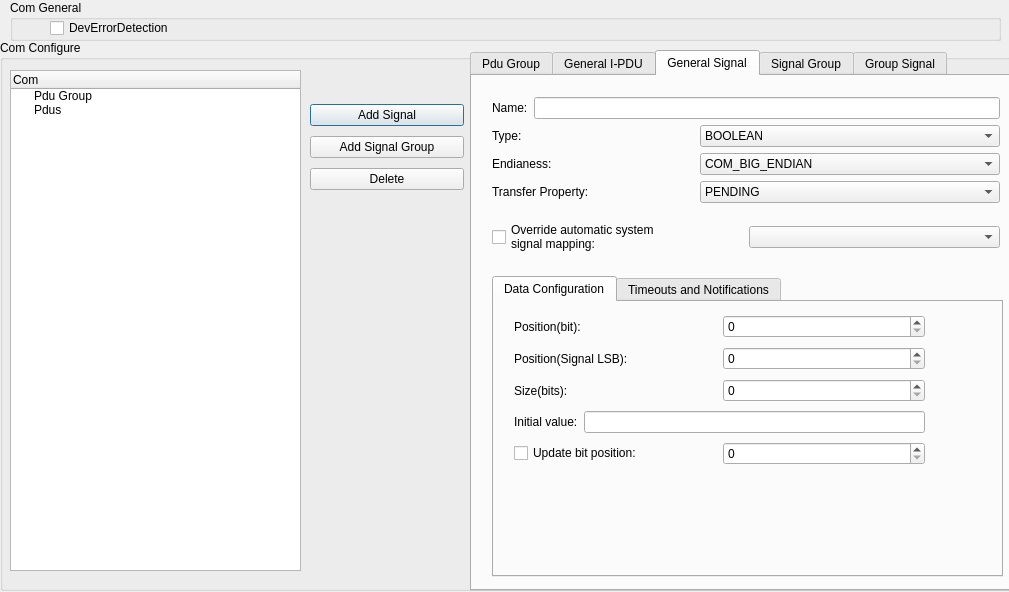
<?xml version="1.0" encoding="UTF-8"?>
<ui version="4.0">
 <class>cd_com</class>
 <widget class="QDialog" name="cd_com">
  <property name="geometry">
   <rect>
    <x>0</x>
    <y>0</y>
    <width>1009</width>
    <height>592</height>
   </rect>
  </property>
  <property name="windowTitle">
   <string>Com&lt;Communicatio Stack&gt;</string>
  </property>
  <property name="styleSheet">
   <string notr="true">font: 12pt &quot;Consolas&quot;;</string>
  </property>
  <widget class="QGroupBox" name="groupBox">
   <property name="geometry">
    <rect>
     <x>10</x>
     <y>0</y>
     <width>991</width>
     <height>41</height>
    </rect>
   </property>
   <property name="title">
    <string>Com General</string>
   </property>
   <widget class="QCheckBox" name="cbxDevErr">
    <property name="geometry">
     <rect>
      <x>40</x>
      <y>20</y>
      <width>125</width>
      <height>16</height>
     </rect>
    </property>
    <property name="text">
     <string>DevErrorDetection</string>
    </property>
   </widget>
  </widget>
  <widget class="QGroupBox" name="groupBox_2">
   <property name="geometry">
    <rect>
     <x>0</x>
     <y>40</y>
     <width>1011</width>
     <height>551</height>
    </rect>
   </property>
   <property name="maximumSize">
    <size>
     <width>16777214</width>
     <height>16777215</height>
    </size>
   </property>
   <property name="title">
    <string>Com Configure</string>
   </property>
   <widget class="QTreeWidget" name="trComCfg">
    <property name="geometry">
     <rect>
      <x>10</x>
      <y>30</y>
      <width>291</width>
      <height>501</height>
     </rect>
    </property>
    <column>
     <property name="text">
      <string>Com</string>
     </property>
    </column>
    <item>
     <property name="text">
      <string>Pdu Group</string>
     </property>
    </item>
    <item>
     <property name="text">
      <string>Pdus</string>
     </property>
    </item>
   </widget>
   <widget class="QTabWidget" name="tabCfg">
    <property name="geometry">
     <rect>
      <x>470</x>
      <y>10</y>
      <width>541</width>
      <height>541</height>
     </rect>
    </property>
    <property name="currentIndex">
     <number>2</number>
    </property>
    <widget class="QWidget" name="tab">
     <attribute name="title">
      <string>Pdu Group</string>
     </attribute>
     <widget class="QWidget" name="layoutWidget">
      <property name="geometry">
       <rect>
        <x>20</x>
        <y>20</y>
        <width>381</width>
        <height>27</height>
       </rect>
      </property>
      <layout class="QHBoxLayout" name="horizontalLayout">
       <item>
        <widget class="QLabel" name="label">
         <property name="text">
          <string>Name:</string>
         </property>
        </widget>
       </item>
       <item>
        <widget class="QLineEdit" name="lePduGrpName"/>
       </item>
      </layout>
     </widget>
    </widget>
    <widget class="QWidget" name="tab_2">
     <attribute name="title">
      <string>General I-PDU</string>
     </attribute>
     <widget class="QGroupBox" name="groupBox_3">
      <property name="geometry">
       <rect>
        <x>20</x>
        <y>180</y>
        <width>431</width>
        <height>51</height>
       </rect>
      </property>
      <property name="title">
       <string>Rx options</string>
      </property>
      <widget class="QWidget" name="layoutWidget_4">
       <property name="geometry">
        <rect>
         <x>20</x>
         <y>20</y>
         <width>391</width>
         <height>27</height>
        </rect>
       </property>
       <layout class="QHBoxLayout" name="horizontalLayout_6">
        <item>
         <widget class="QLabel" name="label_6">
          <property name="text">
           <string>Rx Signal Processing:</string>
          </property>
         </widget>
        </item>
        <item>
         <widget class="QComboBox" name="cmbxPduSignalProcessing">
          <item>
           <property name="text">
            <string>IMMEDIATE</string>
           </property>
          </item>
          <item>
           <property name="text">
            <string>DEFERRED</string>
           </property>
          </item>
         </widget>
        </item>
       </layout>
      </widget>
     </widget>
     <widget class="QGroupBox" name="groupBox_4">
      <property name="geometry">
       <rect>
        <x>20</x>
        <y>230</y>
        <width>431</width>
        <height>251</height>
       </rect>
      </property>
      <property name="title">
       <string>Tx options</string>
      </property>
      <widget class="QWidget" name="layoutWidget">
       <property name="geometry">
        <rect>
         <x>20</x>
         <y>20</y>
         <width>391</width>
         <height>221</height>
        </rect>
       </property>
       <layout class="QVBoxLayout" name="verticalLayout">
        <item>
         <layout class="QHBoxLayout" name="horizontalLayout_7">
          <item>
           <widget class="QLabel" name="label_7">
            <property name="text">
             <string>Minimum delay factor:</string>
            </property>
           </widget>
          </item>
          <item>
           <widget class="QSpinBox" name="spbxMinDelayFactor">
            <property name="toolTip">
             <string>uint in MainFunction Period</string>
            </property>
           </widget>
          </item>
         </layout>
        </item>
        <item>
         <layout class="QHBoxLayout" name="horizontalLayout_8">
          <item>
           <widget class="QLabel" name="label_8">
            <property name="text">
             <string>Default value for unused areas:</string>
            </property>
           </widget>
          </item>
          <item>
           <widget class="QSpinBox" name="spbxDefaultValueForUnusedAreas"/>
          </item>
         </layout>
        </item>
        <item>
         <layout class="QHBoxLayout" name="horizontalLayout_9">
          <item>
           <widget class="QLabel" name="label_9">
            <property name="text">
             <string>Tx Mode:</string>
            </property>
           </widget>
          </item>
          <item>
           <widget class="QComboBox" name="cmbxPduTxMode">
            <item>
             <property name="text">
              <string>DIRECT</string>
             </property>
            </item>
            <item>
             <property name="text">
              <string>MIXED</string>
             </property>
            </item>
            <item>
             <property name="text">
              <string>NONE</string>
             </property>
            </item>
            <item>
             <property name="text">
              <string>PERIODIC</string>
             </property>
            </item>
           </widget>
          </item>
         </layout>
        </item>
        <item>
         <layout class="QHBoxLayout" name="horizontalLayout_10">
          <item>
           <widget class="QLabel" name="label_10">
            <property name="text">
             <string>Number of repetitions:</string>
            </property>
           </widget>
          </item>
          <item>
           <widget class="QSpinBox" name="spbxNumberOfRepetitions"/>
          </item>
         </layout>
        </item>
        <item>
         <layout class="QHBoxLayout" name="horizontalLayout_42">
          <item>
           <widget class="QLabel" name="label_38">
            <property name="text">
             <string>Repetition period factor:</string>
            </property>
           </widget>
          </item>
          <item>
           <widget class="QSpinBox" name="spbxRepetitionPeriodFactor">
            <property name="toolTip">
             <string/>
            </property>
           </widget>
          </item>
         </layout>
        </item>
        <item>
         <layout class="QHBoxLayout" name="horizontalLayout_11">
          <item>
           <widget class="QLabel" name="label_11">
            <property name="text">
             <string>Time offset factor:</string>
            </property>
           </widget>
          </item>
          <item>
           <widget class="QSpinBox" name="spbxTimeOffsetFactor">
            <property name="toolTip">
             <string>uint in MainFunction Period</string>
            </property>
           </widget>
          </item>
         </layout>
        </item>
        <item>
         <layout class="QHBoxLayout" name="horizontalLayout_12">
          <item>
           <widget class="QLabel" name="label_12">
            <property name="text">
             <string>Time period factor:</string>
            </property>
           </widget>
          </item>
          <item>
           <widget class="QSpinBox" name="spbxTimePeriodFactor">
            <property name="toolTip">
             <string>uint in MainFunction Period</string>
            </property>
           </widget>
          </item>
         </layout>
        </item>
       </layout>
      </widget>
     </widget>
     <widget class="QWidget" name="layoutWidget">
      <property name="geometry">
       <rect>
        <x>20</x>
        <y>10</y>
        <width>409</width>
        <height>161</height>
       </rect>
      </property>
      <layout class="QVBoxLayout" name="verticalLayout_2">
       <item>
        <layout class="QHBoxLayout" name="horizontalLayout_2">
         <item>
          <widget class="QLabel" name="label_2">
           <property name="text">
            <string>Name:</string>
           </property>
          </widget>
         </item>
         <item>
          <widget class="QLineEdit" name="leIPduName"/>
         </item>
        </layout>
       </item>
       <item>
        <layout class="QHBoxLayout" name="horizontalLayout_3">
         <item>
          <widget class="QLabel" name="label_3">
           <property name="text">
            <string>Global Pdu:</string>
           </property>
          </widget>
         </item>
         <item>
          <widget class="QComboBox" name="cmbxGblPdu">
           <property name="minimumSize">
            <size>
             <width>300</width>
             <height>0</height>
            </size>
           </property>
          </widget>
         </item>
        </layout>
       </item>
       <item>
        <layout class="QHBoxLayout" name="horizontalLayout_4">
         <item>
          <widget class="QLabel" name="label_4">
           <property name="text">
            <string>Direction:</string>
           </property>
          </widget>
         </item>
         <item>
          <widget class="QComboBox" name="cmbxPduDirection">
           <property name="minimumSize">
            <size>
             <width>300</width>
             <height>0</height>
            </size>
           </property>
           <property name="toolTip">
            <string>Shoud be consistent with the Global Pdu,if TX,SEND; if RX,RECEIVE.</string>
           </property>
           <item>
            <property name="text">
             <string>SEND</string>
            </property>
           </item>
           <item>
            <property name="text">
             <string>RECEIVE</string>
            </property>
           </item>
          </widget>
         </item>
        </layout>
       </item>
       <item>
        <layout class="QHBoxLayout" name="horizontalLayout_13">
         <item>
          <widget class="QLabel" name="label_13">
           <property name="text">
            <string>Pdu Group:</string>
           </property>
          </widget>
         </item>
         <item>
          <widget class="QComboBox" name="cmbxPduGrp">
           <property name="minimumSize">
            <size>
             <width>300</width>
             <height>0</height>
            </size>
           </property>
          </widget>
         </item>
        </layout>
       </item>
       <item>
        <layout class="QHBoxLayout" name="horizontalLayout_5">
         <item>
          <widget class="QLabel" name="label_5">
           <property name="text">
            <string>Callout:</string>
           </property>
          </widget>
         </item>
         <item>
          <widget class="QLineEdit" name="lePduCallout">
           <property name="toolTip">
            <string>If unused,input NULL</string>
           </property>
          </widget>
         </item>
        </layout>
       </item>
      </layout>
     </widget>
     <widget class="QLabel" name="label_43">
      <property name="geometry">
       <rect>
        <x>30</x>
        <y>490</y>
        <width>421</width>
        <height>16</height>
       </rect>
      </property>
      <property name="text">
       <string>Note:IPDU size cann't be bigger than 8 bytes.</string>
      </property>
     </widget>
    </widget>
    <widget class="QWidget" name="tab_3">
     <attribute name="title">
      <string>General Signal</string>
     </attribute>
     <widget class="QWidget" name="layoutWidget">
      <property name="geometry">
       <rect>
        <x>20</x>
        <y>10</y>
        <width>508</width>
        <height>180</height>
       </rect>
      </property>
      <layout class="QVBoxLayout" name="verticalLayout_12">
       <item>
        <layout class="QVBoxLayout" name="verticalLayout_3">
         <item>
          <layout class="QHBoxLayout" name="horizontalLayout_14">
           <item>
            <widget class="QLabel" name="label_14">
             <property name="text">
              <string>Name:</string>
             </property>
            </widget>
           </item>
           <item>
            <widget class="QLineEdit" name="leSignalName"/>
           </item>
          </layout>
         </item>
         <item>
          <layout class="QHBoxLayout" name="horizontalLayout_15">
           <item>
            <widget class="QLabel" name="label_15">
             <property name="text">
              <string>Type:</string>
             </property>
            </widget>
           </item>
           <item>
            <widget class="QComboBox" name="cmbxSignalType">
             <property name="minimumSize">
              <size>
               <width>300</width>
               <height>0</height>
              </size>
             </property>
             <property name="toolTip">
              <string>for UINT8_DYN type, the signal must be the last item and no signal group is allowed for the signal owner IPDU.</string>
             </property>
             <item>
              <property name="text">
               <string>BOOLEAN</string>
              </property>
             </item>
             <item>
              <property name="text">
               <string>UINT8</string>
              </property>
             </item>
             <item>
              <property name="text">
               <string>UINT16</string>
              </property>
             </item>
             <item>
              <property name="text">
               <string>UINT32</string>
              </property>
             </item>
             <item>
              <property name="text">
               <string>UINT8_N</string>
              </property>
             </item>
             <item>
              <property name="text">
               <string>UINT8_DYN</string>
              </property>
             </item>
             <item>
              <property name="text">
               <string>SINT8</string>
              </property>
             </item>
             <item>
              <property name="text">
               <string>SINT16</string>
              </property>
             </item>
             <item>
              <property name="text">
               <string>SINT32</string>
              </property>
             </item>
            </widget>
           </item>
          </layout>
         </item>
         <item>
          <layout class="QHBoxLayout" name="horizontalLayout_16">
           <item>
            <widget class="QLabel" name="label_16">
             <property name="text">
              <string>Endianess:</string>
             </property>
            </widget>
           </item>
           <item>
            <widget class="QComboBox" name="cmbxSignalEndianess">
             <property name="minimumSize">
              <size>
               <width>300</width>
               <height>0</height>
              </size>
             </property>
             <property name="toolTip">
              <string>if type is UINT8_DYN,then only COM_OPAQUE is allowed.</string>
             </property>
             <item>
              <property name="text">
               <string>COM_BIG_ENDIAN</string>
              </property>
             </item>
             <item>
              <property name="text">
               <string>COM_LITTLE_ENDIAN</string>
              </property>
             </item>
             <item>
              <property name="text">
               <string>COM_OPAQUE</string>
              </property>
             </item>
            </widget>
           </item>
          </layout>
         </item>
         <item>
          <layout class="QHBoxLayout" name="horizontalLayout_17">
           <item>
            <widget class="QLabel" name="label_17">
             <property name="text">
              <string>Transfer Property:</string>
             </property>
            </widget>
           </item>
           <item>
            <widget class="QComboBox" name="cmbxSignalTxProperty">
             <property name="minimumSize">
              <size>
               <width>300</width>
               <height>0</height>
              </size>
             </property>
             <property name="toolTip">
              <string>When this signal is asigned to a RX IPdu,configure transfer property has no meaning.</string>
             </property>
             <item>
              <property name="text">
               <string>PENDING</string>
              </property>
             </item>
             <item>
              <property name="text">
               <string>TRIGGERED</string>
              </property>
             </item>
            </widget>
           </item>
          </layout>
         </item>
        </layout>
       </item>
       <item>
        <layout class="QHBoxLayout" name="horizontalLayout_18">
         <item>
          <widget class="QCheckBox" name="cbxAutoSysSignalMap">
           <property name="text">
            <string>Override automatic system 
signal mapping:</string>
           </property>
          </widget>
         </item>
         <item>
          <widget class="QComboBox" name="cmbxAutoSysSignalMap">
           <property name="minimumSize">
            <size>
             <width>250</width>
             <height>0</height>
            </size>
           </property>
          </widget>
         </item>
        </layout>
       </item>
      </layout>
     </widget>
     <widget class="QTabWidget" name="tabWidget">
      <property name="geometry">
       <rect>
        <x>20</x>
        <y>200</y>
        <width>511</width>
        <height>301</height>
       </rect>
      </property>
      <property name="currentIndex">
       <number>0</number>
      </property>
      <widget class="QWidget" name="tab_6">
       <attribute name="title">
        <string>Data Configuration</string>
       </attribute>
       <widget class="QWidget" name="layoutWidget_2">
        <property name="geometry">
         <rect>
          <x>20</x>
          <y>10</y>
          <width>411</width>
          <height>161</height>
         </rect>
        </property>
        <layout class="QVBoxLayout" name="verticalLayout_4">
         <item>
          <layout class="QHBoxLayout" name="horizontalLayout_19">
           <item>
            <widget class="QLabel" name="label_18">
             <property name="text">
              <string>Position(bit):</string>
             </property>
            </widget>
           </item>
           <item>
            <widget class="QSpinBox" name="spbxSignalPosition">
             <property name="toolTip">
              <string>Must be the times of eight.</string>
             </property>
            </widget>
           </item>
          </layout>
         </item>
         <item>
          <layout class="QHBoxLayout" name="horizontalLayout_20">
           <item>
            <widget class="QLabel" name="label_19">
             <property name="text">
              <string>Position(Signal LSB):</string>
             </property>
            </widget>
           </item>
           <item>
            <widget class="QSpinBox" name="spbxSignalLSBPosition"/>
           </item>
          </layout>
         </item>
         <item>
          <layout class="QHBoxLayout" name="horizontalLayout_21">
           <item>
            <widget class="QLabel" name="label_20">
             <property name="text">
              <string>Size(bits):</string>
             </property>
            </widget>
           </item>
           <item>
            <widget class="QSpinBox" name="spbxSignalSize">
             <property name="toolTip">
              <string>Range 0 to 63.
Range 0 to 4095 for uint8_n signal types</string>
             </property>
            </widget>
           </item>
          </layout>
         </item>
         <item>
          <layout class="QHBoxLayout" name="horizontalLayout_22">
           <item>
            <widget class="QLabel" name="label_21">
             <property name="text">
              <string>Initial value:</string>
             </property>
            </widget>
           </item>
           <item>
            <widget class="QLineEdit" name="leSignalInitValue">
             <property name="toolTip">
              <string>if type is UINT8_N or UNIT8_DYN,please in put init value with spac ' ' to spearete each other.</string>
             </property>
            </widget>
           </item>
          </layout>
         </item>
         <item>
          <layout class="QHBoxLayout" name="horizontalLayout_23">
           <item>
            <widget class="QCheckBox" name="cbxSignalUpdateBitPosition">
             <property name="text">
              <string>Update bit position:</string>
             </property>
            </widget>
           </item>
           <item>
            <widget class="QSpinBox" name="spbxSignalUpdateBitPosition"/>
           </item>
          </layout>
         </item>
        </layout>
       </widget>
      </widget>
      <widget class="QWidget" name="tab_7">
       <attribute name="title">
        <string>Timeouts and Notifications</string>
       </attribute>
       <widget class="QWidget" name="layoutWidget_9">
        <property name="geometry">
         <rect>
          <x>10</x>
          <y>30</y>
          <width>491</width>
          <height>174</height>
         </rect>
        </property>
        <layout class="QVBoxLayout" name="verticalLayout_6">
         <item>
          <layout class="QHBoxLayout" name="horizontalLayout_24">
           <item>
            <widget class="QLabel" name="label_22">
             <property name="text">
              <string>Timeout Factor:</string>
             </property>
            </widget>
           </item>
           <item>
            <widget class="QSpinBox" name="spbxSignalTimeoutFactor">
             <property name="toolTip">
              <string>uint in MainFunction Period</string>
             </property>
            </widget>
           </item>
          </layout>
         </item>
         <item>
          <layout class="QHBoxLayout" name="horizontalLayout_25">
           <item>
            <widget class="QLabel" name="label_23">
             <property name="text">
              <string>First timeout:</string>
             </property>
            </widget>
           </item>
           <item>
            <widget class="QSpinBox" name="spbxSignalFirstTimeout">
             <property name="toolTip">
              <string>uint in MainFunction Period</string>
             </property>
            </widget>
           </item>
          </layout>
         </item>
         <item>
          <layout class="QHBoxLayout" name="horizontalLayout_26">
           <item>
            <widget class="QLabel" name="label_24">
             <property name="text">
              <string>Timeout action:</string>
             </property>
            </widget>
           </item>
           <item>
            <widget class="QComboBox" name="cmbxSignalTimeoutAction">
             <property name="toolTip">
              <string>For Tx signal,configure this has no meaning.</string>
             </property>
             <item>
              <property name="text">
               <string>REPLACE</string>
              </property>
             </item>
             <item>
              <property name="text">
               <string>NONE</string>
              </property>
             </item>
            </widget>
           </item>
          </layout>
         </item>
         <item>
          <layout class="QHBoxLayout" name="horizontalLayout_27">
           <item>
            <widget class="QLabel" name="label_25">
             <property name="text">
              <string>Notification:</string>
             </property>
            </widget>
           </item>
           <item>
            <widget class="QLineEdit" name="leSignalNotification">
             <property name="toolTip">
              <string>input &quot;NULL&quot; to turn it off, if you want</string>
             </property>
            </widget>
           </item>
          </layout>
         </item>
         <item>
          <layout class="QHBoxLayout" name="horizontalLayout_28">
           <item>
            <widget class="QLabel" name="label_26">
             <property name="text">
              <string>Notification on 
timeout(function):</string>
             </property>
            </widget>
           </item>
           <item>
            <widget class="QLineEdit" name="leSignalNotificationOnTimeout">
             <property name="toolTip">
              <string>input &quot;NULL&quot; to turn it off, if you want</string>
             </property>
            </widget>
           </item>
          </layout>
         </item>
        </layout>
       </widget>
      </widget>
     </widget>
    </widget>
    <widget class="QWidget" name="tab_4">
     <attribute name="title">
      <string>Signal Group</string>
     </attribute>
     <widget class="QGroupBox" name="groupBox_7">
      <property name="geometry">
       <rect>
        <x>20</x>
        <y>150</y>
        <width>431</width>
        <height>121</height>
       </rect>
      </property>
      <property name="title">
       <string>Data Configuration</string>
      </property>
      <widget class="QWidget" name="layoutWidget">
       <property name="geometry">
        <rect>
         <x>11</x>
         <y>21</y>
         <width>411</width>
         <height>95</height>
        </rect>
       </property>
       <layout class="QVBoxLayout" name="verticalLayout_8">
        <item>
         <layout class="QHBoxLayout" name="horizontalLayout_30">
          <item>
           <widget class="QLabel" name="label_28">
            <property name="text">
             <string>Position(bit):</string>
            </property>
           </widget>
          </item>
          <item>
           <widget class="QSpinBox" name="spbxSignalGrpPosition"/>
          </item>
         </layout>
        </item>
        <item>
         <layout class="QHBoxLayout" name="horizontalLayout_34">
          <item>
           <widget class="QLabel" name="label_31">
            <property name="text">
             <string>Size(bits):</string>
            </property>
           </widget>
          </item>
          <item>
           <widget class="QSpinBox" name="spbxSignalGrpSize"/>
          </item>
         </layout>
        </item>
        <item>
         <layout class="QHBoxLayout" name="horizontalLayout_36">
          <item>
           <widget class="QCheckBox" name="cbxSignalGrpUpdateBitPosition">
            <property name="text">
             <string>Update bit position:</string>
            </property>
           </widget>
          </item>
          <item>
           <widget class="QSpinBox" name="spbxSignalGrpUpdateBitPosition"/>
          </item>
         </layout>
        </item>
       </layout>
      </widget>
     </widget>
     <widget class="QGroupBox" name="groupBox_8">
      <property name="geometry">
       <rect>
        <x>0</x>
        <y>280</y>
        <width>531</width>
        <height>161</height>
       </rect>
      </property>
      <property name="title">
       <string>Timeouts and Notifications</string>
      </property>
      <widget class="QWidget" name="layoutWidget">
       <property name="geometry">
        <rect>
         <x>11</x>
         <y>21</y>
         <width>511</width>
         <height>128</height>
        </rect>
       </property>
       <layout class="QVBoxLayout" name="verticalLayout_9">
        <item>
         <layout class="QHBoxLayout" name="horizontalLayout_31">
          <item>
           <widget class="QLabel" name="label_29">
            <property name="text">
             <string>Timeout Factor:</string>
            </property>
           </widget>
          </item>
          <item>
           <widget class="QSpinBox" name="spbxSignalGrpTimeoutFactor">
            <property name="toolTip">
             <string>uint in MainFunction Period</string>
            </property>
           </widget>
          </item>
         </layout>
        </item>
        <item>
         <layout class="QHBoxLayout" name="horizontalLayout_35">
          <item>
           <widget class="QLabel" name="label_32">
            <property name="text">
             <string>First timeout:</string>
            </property>
           </widget>
          </item>
          <item>
           <widget class="QSpinBox" name="spbxSignalGrpFirstTimeout">
            <property name="toolTip">
             <string>uint in MainFunction Period</string>
            </property>
           </widget>
          </item>
         </layout>
        </item>
        <item>
         <layout class="QHBoxLayout" name="horizontalLayout_38">
          <item>
           <widget class="QLabel" name="label_34">
            <property name="text">
             <string>Notification(function):</string>
            </property>
           </widget>
          </item>
          <item>
           <widget class="QLineEdit" name="leSignalGrpNotification">
            <property name="toolTip">
             <string>input &quot;NULL&quot; to turn it off, if you want</string>
            </property>
           </widget>
          </item>
         </layout>
        </item>
        <item>
         <layout class="QHBoxLayout" name="horizontalLayout_39">
          <item>
           <widget class="QLabel" name="label_35">
            <property name="text">
             <string>Notification on timeout(function):</string>
            </property>
           </widget>
          </item>
          <item>
           <widget class="QLineEdit" name="leSignalGrpNotificationOnTimeout">
            <property name="toolTip">
             <string>input &quot;NULL&quot; to turn it off, if you want</string>
            </property>
           </widget>
          </item>
         </layout>
        </item>
       </layout>
      </widget>
     </widget>
     <widget class="QWidget" name="layoutWidget">
      <property name="geometry">
       <rect>
        <x>21</x>
        <y>11</y>
        <width>508</width>
        <height>112</height>
       </rect>
      </property>
      <layout class="QVBoxLayout" name="verticalLayout_7">
       <item>
        <layout class="QHBoxLayout" name="horizontalLayout_29">
         <item>
          <widget class="QLabel" name="label_27">
           <property name="text">
            <string>Name:</string>
           </property>
          </widget>
         </item>
         <item>
          <widget class="QLineEdit" name="leSignalGrpName"/>
         </item>
        </layout>
       </item>
       <item>
        <layout class="QHBoxLayout" name="horizontalLayout_32">
         <item>
          <widget class="QLabel" name="label_30">
           <property name="text">
            <string>Transfer Property:</string>
           </property>
          </widget>
         </item>
         <item>
          <widget class="QComboBox" name="cmbxSignalGrpTxProperty">
           <property name="minimumSize">
            <size>
             <width>300</width>
             <height>0</height>
            </size>
           </property>
           <item>
            <property name="text">
             <string>PENDING</string>
            </property>
           </item>
           <item>
            <property name="text">
             <string>TRIGGERED</string>
            </property>
           </item>
          </widget>
         </item>
        </layout>
       </item>
       <item>
        <layout class="QHBoxLayout" name="horizontalLayout_33">
         <item>
          <widget class="QCheckBox" name="cbxAutoSysSignalGrpMap">
           <property name="text">
            <string>Override automatic system 
signal mapping:</string>
           </property>
          </widget>
         </item>
         <item>
          <widget class="QComboBox" name="cmbxAutoSysSignalGrpMap">
           <property name="minimumSize">
            <size>
             <width>250</width>
             <height>0</height>
            </size>
           </property>
          </widget>
         </item>
        </layout>
       </item>
      </layout>
     </widget>
    </widget>
    <widget class="QWidget" name="tab_5">
     <attribute name="title">
      <string>Group Signal</string>
     </attribute>
     <widget class="QGroupBox" name="groupBox_9">
      <property name="geometry">
       <rect>
        <x>10</x>
        <y>160</y>
        <width>431</width>
        <height>151</height>
       </rect>
      </property>
      <property name="title">
       <string>Data Configuration</string>
      </property>
      <widget class="QWidget" name="layoutWidget">
       <property name="geometry">
        <rect>
         <x>11</x>
         <y>21</y>
         <width>411</width>
         <height>128</height>
        </rect>
       </property>
       <layout class="QVBoxLayout" name="verticalLayout_11">
        <item>
         <layout class="QHBoxLayout" name="horizontalLayout_44">
          <item>
           <widget class="QLabel" name="label_39">
            <property name="text">
             <string>Position(bit):</string>
            </property>
           </widget>
          </item>
          <item>
           <widget class="QSpinBox" name="spbxGrpSignalPosition"/>
          </item>
         </layout>
        </item>
        <item>
         <layout class="QHBoxLayout" name="horizontalLayout_45">
          <item>
           <widget class="QLabel" name="label_40">
            <property name="text">
             <string>Position(Signal LSB):</string>
            </property>
           </widget>
          </item>
          <item>
           <widget class="QSpinBox" name="spbxGrpSignalLSBPosition"/>
          </item>
         </layout>
        </item>
        <item>
         <layout class="QHBoxLayout" name="horizontalLayout_46">
          <item>
           <widget class="QLabel" name="label_41">
            <property name="text">
             <string>Size(bits):</string>
            </property>
           </widget>
          </item>
          <item>
           <widget class="QSpinBox" name="spbxGrpSignalSize"/>
          </item>
         </layout>
        </item>
        <item>
         <layout class="QHBoxLayout" name="horizontalLayout_47">
          <item>
           <widget class="QLabel" name="label_42">
            <property name="text">
             <string>Initial value:</string>
            </property>
           </widget>
          </item>
          <item>
           <widget class="QLineEdit" name="leGrpSignalInitValue">
            <property name="toolTip">
             <string>if type is UINT8_N,please in put init value with spac ' ' to spearete each other.</string>
            </property>
           </widget>
          </item>
         </layout>
        </item>
       </layout>
      </widget>
     </widget>
     <widget class="QWidget" name="layoutWidget">
      <property name="geometry">
       <rect>
        <x>12</x>
        <y>12</y>
        <width>508</width>
        <height>145</height>
       </rect>
      </property>
      <layout class="QVBoxLayout" name="verticalLayout_10">
       <item>
        <layout class="QHBoxLayout" name="horizontalLayout_37">
         <item>
          <widget class="QLabel" name="label_33">
           <property name="text">
            <string>Name:</string>
           </property>
          </widget>
         </item>
         <item>
          <widget class="QLineEdit" name="leGrpSignalName"/>
         </item>
        </layout>
       </item>
       <item>
        <layout class="QHBoxLayout" name="horizontalLayout_40">
         <item>
          <widget class="QLabel" name="label_36">
           <property name="text">
            <string>Type:</string>
           </property>
          </widget>
         </item>
         <item>
          <widget class="QComboBox" name="cmbxGrpSignalType">
           <property name="minimumSize">
            <size>
             <width>300</width>
             <height>0</height>
            </size>
           </property>
           <item>
            <property name="text">
             <string>BOOLEAN</string>
            </property>
           </item>
           <item>
            <property name="text">
             <string>UINT8</string>
            </property>
           </item>
           <item>
            <property name="text">
             <string>UINT16</string>
            </property>
           </item>
           <item>
            <property name="text">
             <string>UINT32</string>
            </property>
           </item>
           <item>
            <property name="text">
             <string>UINT8_N</string>
            </property>
           </item>
           <item>
            <property name="text">
             <string>SINT8</string>
            </property>
           </item>
           <item>
            <property name="text">
             <string>SINT16</string>
            </property>
           </item>
           <item>
            <property name="text">
             <string>SINT32</string>
            </property>
           </item>
          </widget>
         </item>
        </layout>
       </item>
       <item>
        <layout class="QHBoxLayout" name="horizontalLayout_41">
         <item>
          <widget class="QLabel" name="label_37">
           <property name="text">
            <string>Endianess:</string>
           </property>
          </widget>
         </item>
         <item>
          <widget class="QComboBox" name="cmbxGrpSignalEndianess">
           <property name="minimumSize">
            <size>
             <width>300</width>
             <height>0</height>
            </size>
           </property>
           <item>
            <property name="text">
             <string>COM_BIG_ENDIAN</string>
            </property>
           </item>
           <item>
            <property name="text">
             <string>COM_LITTLE_ENDIAN</string>
            </property>
           </item>
           <item>
            <property name="text">
             <string>COM_OPAQUE</string>
            </property>
           </item>
          </widget>
         </item>
        </layout>
       </item>
       <item>
        <layout class="QHBoxLayout" name="horizontalLayout_43">
         <item>
          <widget class="QCheckBox" name="cbxAutoSysGrpSignalMap">
           <property name="text">
            <string>Override automatic system 
signal mapping:</string>
           </property>
          </widget>
         </item>
         <item>
          <widget class="QComboBox" name="cmbxAutoSysGrpSignalMap">
           <property name="minimumSize">
            <size>
             <width>250</width>
             <height>0</height>
            </size>
           </property>
          </widget>
         </item>
        </layout>
       </item>
      </layout>
     </widget>
    </widget>
   </widget>
   <widget class="QWidget" name="layoutWidget">
    <property name="geometry">
     <rect>
      <x>310</x>
      <y>60</y>
      <width>154</width>
      <height>95</height>
     </rect>
    </property>
    <layout class="QVBoxLayout" name="verticalLayout_5">
     <item>
      <widget class="QPushButton" name="btnAdd">
       <property name="text">
        <string>Add Signal</string>
       </property>
      </widget>
     </item>
     <item>
      <widget class="QPushButton" name="btnAdd2">
       <property name="text">
        <string>Add Signal Group</string>
       </property>
      </widget>
     </item>
     <item>
      <widget class="QPushButton" name="btnDel">
       <property name="text">
        <string>Delete</string>
       </property>
      </widget>
     </item>
    </layout>
   </widget>
  </widget>
 </widget>
 <resources/>
 <connections/>
</ui>
